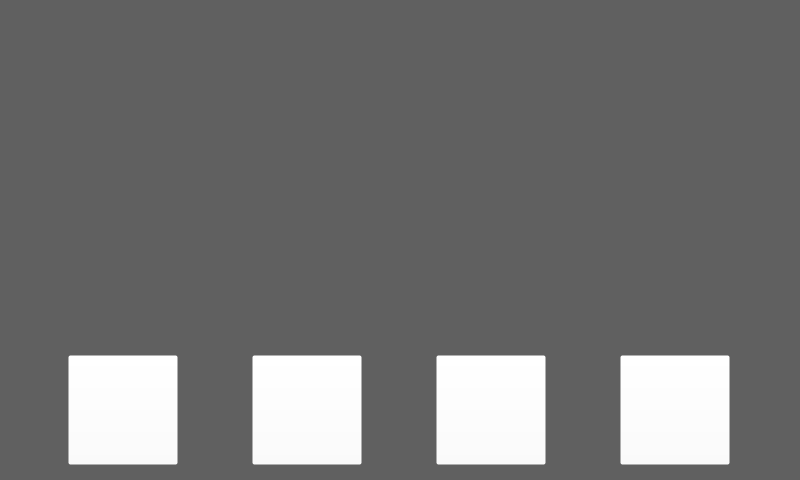
<?xml version="1.0" encoding="UTF-8"?>
<ui version="4.0">
 <class>ConnectWindow</class>
 <widget class="QWidget" name="ConnectWindow">
  <property name="geometry">
   <rect>
    <x>0</x>
    <y>0</y>
    <width>800</width>
    <height>480</height>
   </rect>
  </property>
  <property name="windowTitle">
   <string>Form</string>
  </property>
  <property name="styleSheet">
   <string notr="true">background-color: rgb(96, 96, 96)</string>
  </property>
  <widget class="QWidget" name="widget" native="true">
   <property name="geometry">
    <rect>
     <x>275</x>
     <y>50</y>
     <width>250</width>
     <height>250</height>
    </rect>
   </property>
   <property name="styleSheet">
    <string notr="true">border-image: url(:/elements/icons/Assets/ico_connect.png)</string>
   </property>
  </widget>
  <widget class="QWidget" name="widget_2" native="true">
   <property name="geometry">
    <rect>
     <x>0</x>
     <y>320</y>
     <width>800</width>
     <height>50</height>
    </rect>
   </property>
   <property name="styleSheet">
    <string notr="true">background-image: url(:/elements/bars/Assets/bar_blue.png)</string>
   </property>
  </widget>
  <widget class="QWidget" name="horizontalWidget" native="true">
   <property name="enabled">
    <bool>true</bool>
   </property>
   <property name="geometry">
    <rect>
     <x>0</x>
     <y>350</y>
     <width>800</width>
     <height>120</height>
    </rect>
   </property>
   <property name="autoFillBackground">
    <bool>false</bool>
   </property>
   <property name="styleSheet">
    <string notr="true">background-color: rgba(255, 255, 255, 0)</string>
   </property>
   <layout class="QHBoxLayout" name="horizontalLayout">
    <item>
     <widget class="QPushButton" name="button_exit">
      <property name="minimumSize">
       <size>
        <width>110</width>
        <height>110</height>
       </size>
      </property>
      <property name="maximumSize">
       <size>
        <width>110</width>
        <height>110</height>
       </size>
      </property>
      <property name="styleSheet">
       <string notr="true">border-image: url(:/elements/buttons/Assets/button_back.png)</string>
      </property>
      <property name="text">
       <string/>
      </property>
     </widget>
    </item>
    <item>
     <widget class="QPushButton" name="dummy_3">
      <property name="minimumSize">
       <size>
        <width>110</width>
        <height>110</height>
       </size>
      </property>
      <property name="maximumSize">
       <size>
        <width>110</width>
        <height>110</height>
       </size>
      </property>
      <property name="styleSheet">
       <string notr="true">background-color: rgba(255, 255, 255, 0)</string>
      </property>
      <property name="text">
       <string/>
      </property>
     </widget>
    </item>
    <item>
     <widget class="QPushButton" name="dummy">
      <property name="minimumSize">
       <size>
        <width>110</width>
        <height>110</height>
       </size>
      </property>
      <property name="maximumSize">
       <size>
        <width>110</width>
        <height>110</height>
       </size>
      </property>
      <property name="styleSheet">
       <string notr="true">background-color: rgba(255, 255, 255, 0)</string>
      </property>
      <property name="text">
       <string/>
      </property>
     </widget>
    </item>
    <item>
     <widget class="QPushButton" name="dummy_2">
      <property name="minimumSize">
       <size>
        <width>110</width>
        <height>110</height>
       </size>
      </property>
      <property name="maximumSize">
       <size>
        <width>110</width>
        <height>110</height>
       </size>
      </property>
      <property name="styleSheet">
       <string notr="true">background-color: rgba(255, 255, 255, 0)</string>
      </property>
      <property name="text">
       <string/>
      </property>
     </widget>
    </item>
   </layout>
  </widget>
 </widget>
 <resources/>
 <connections/>
</ui>
